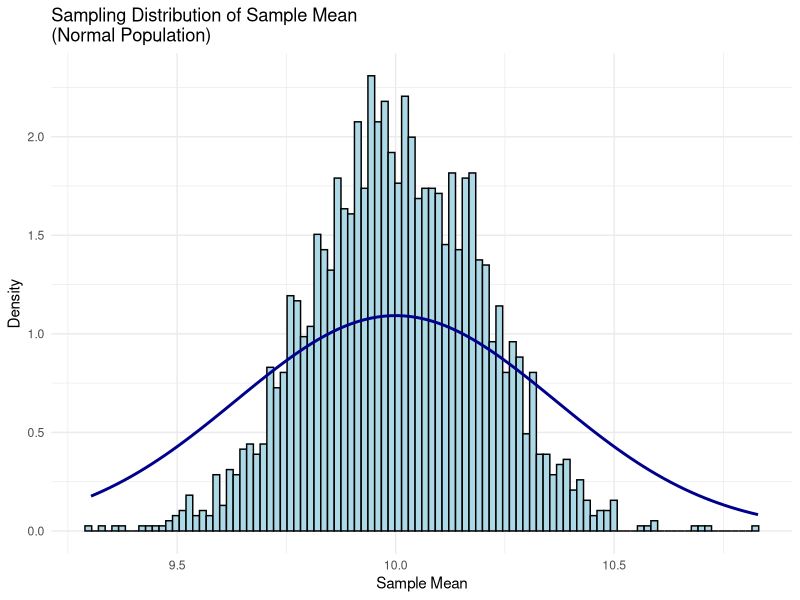
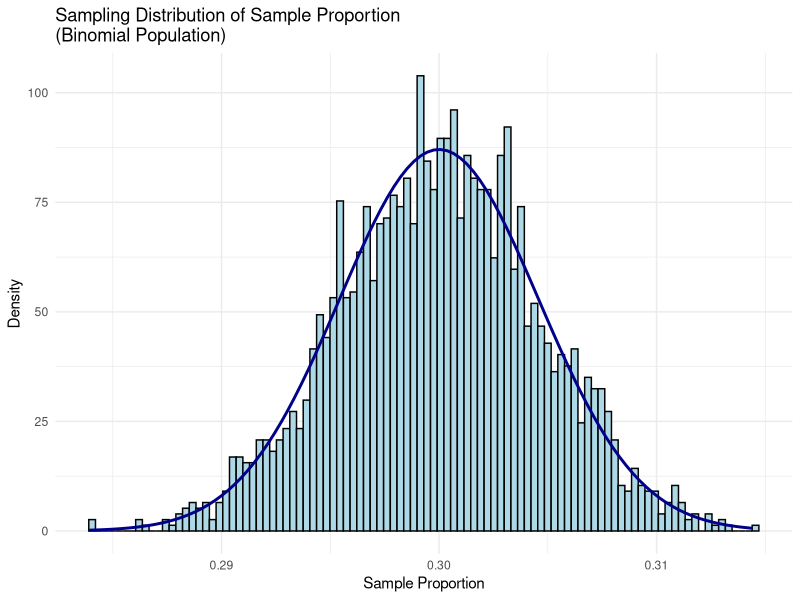
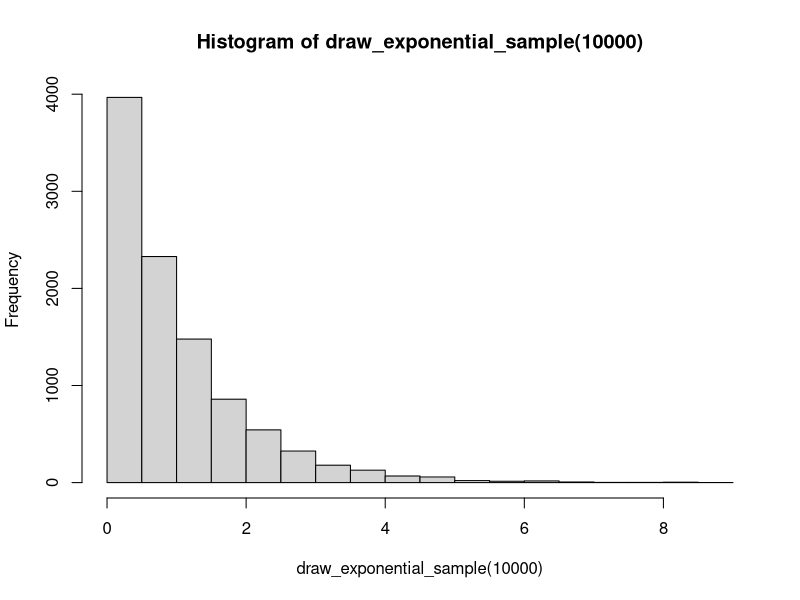
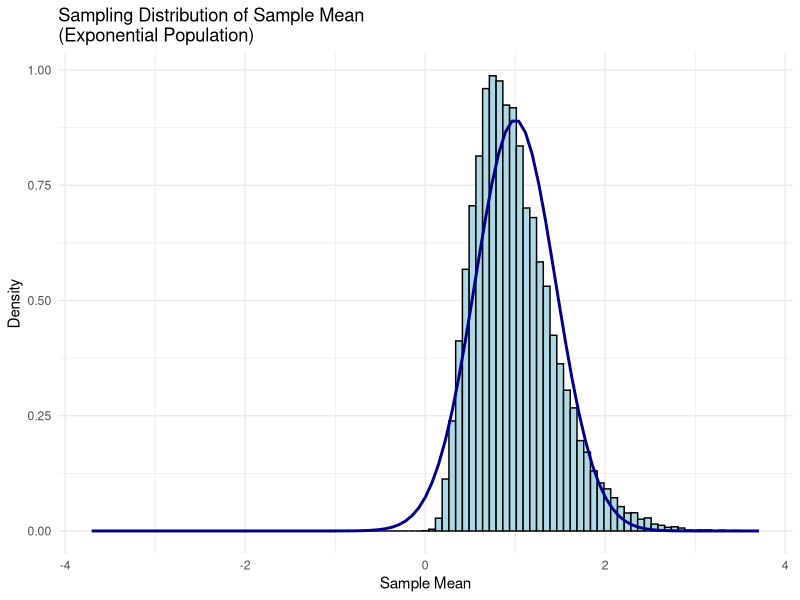
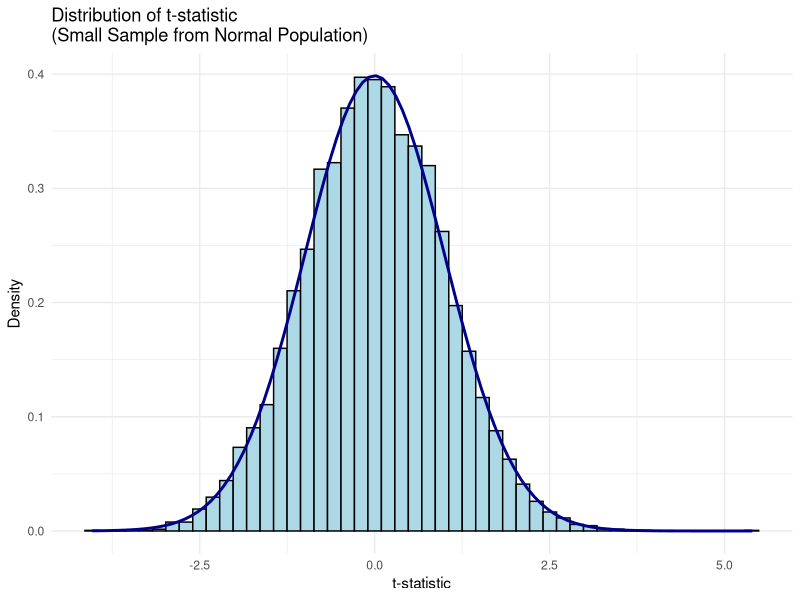
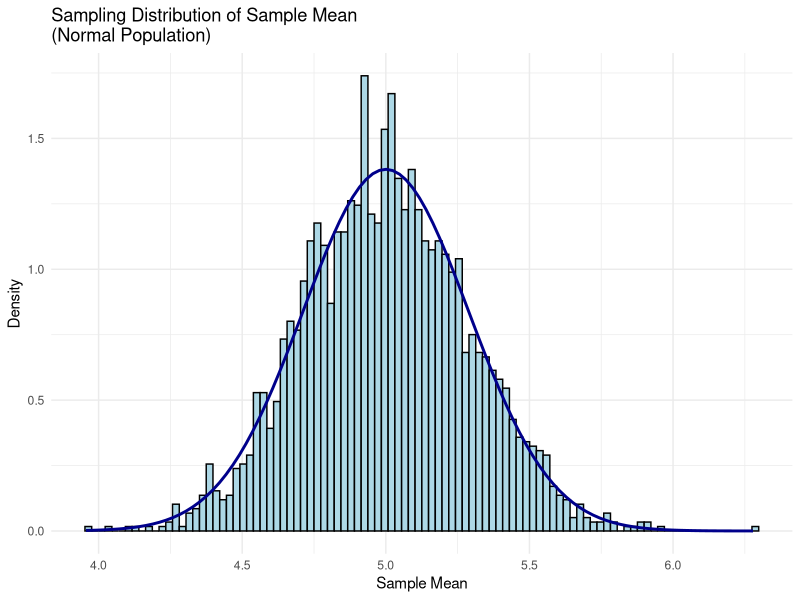
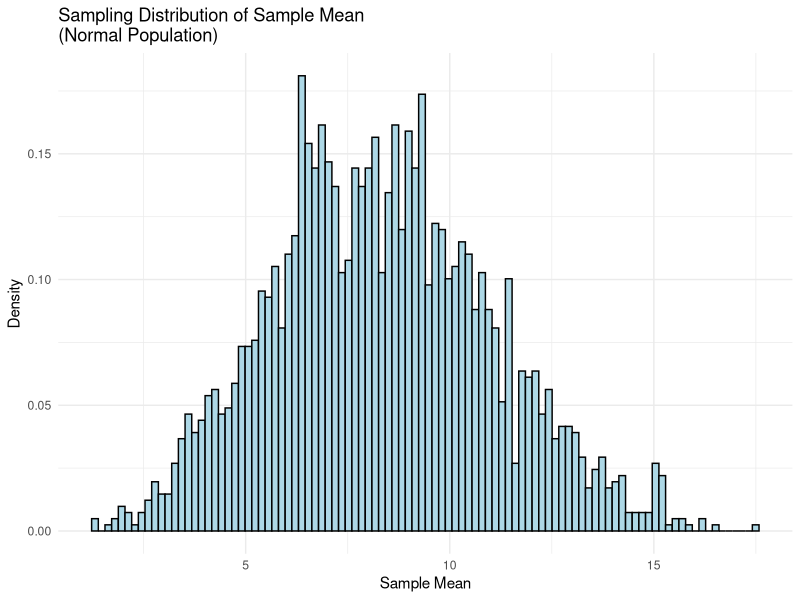
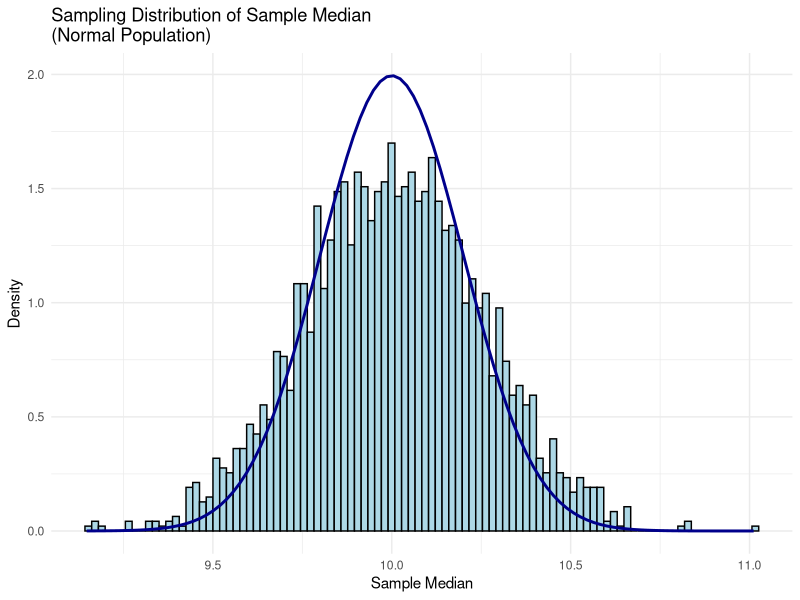

The R source for these figures, in order:
## ---- chunk 1
library(tidyverse)
## ---- chunk 2
## Helper function that will draw B samples using `draw_sample` and calcuating the statistic for each sample
## Returns the set of statistics generated
simulate_sampling_distribution <- function(
  N,
  draw_sample,
  calculate_statistic,
  B = 2500
) {
  # Create a vector to store the statistics
  statistics <- numeric(B)

  # Run B simulations
  for (i in 1:B) {
    # Draw a sample of size N
    x <- draw_sample(N)

    # Calculate the statistic and store it
    statistics[i] <- calculate_statistic(x)
  }

  return(statistics)
}
## ---- chunk 3
## Sample from normal function
draw_normal_sample <- function(N) {
  rnorm(N, mean = 10, sd = 2)
}

## Calculate the sample mean
calculate_sample_mean <- function(x) {
  mean(x)
}


## Run simulation and analyze results
set.seed(123)
normal_means <- simulate_sampling_distribution(
  N = 100,
  draw_sample = draw_normal_sample,
  calculate_statistic = calculate_sample_mean,
  B = 2500
)

## Plot the sampling distribution
ggplot() +
  ## empirical sampling distribution
  geom_histogram(
    aes(x = normal_means, y = after_stat(density)),
    fill = "lightblue",
    color = "black",
    bins = 100
  ) +
  ## theoretical sampling distribution
  stat_function(
    fun = function(x) dnorm(x, mean = 10, sd = 2 / sqrt(30)),
    color = "darkblue",
    linewidth = 1
  ) +
  labs(
    title = "Sampling Distribution of Sample Mean\n(Normal Population)",
    x = "Sample Mean",
    y = "Density"
  ) +
  theme_minimal()
## ---- chunk 4
N <- 10000
p <- 0.3
draw_binomial_sample <- function(N) {
  rbinom(N, size = 1, prob = p) # Bernoulli trials with probability of success = 0.3
}

# Notes ####
if (FALSE) {
  "Why would a distribution not be normal? small sample size. 
  N moves the distribution from binomial to normal n > 30 typically
  B does not change the distribuion, it just draws more or less from the same distribution"}

calculate_sample_proportion <- function(sample_data) {
  mean(sample_data) # For 0/1 data, mean = proportion
}

## Run simulation and analyze results
set.seed(456)
binomial_props <- simulate_sampling_distribution(
  N = N,
  draw_sample = draw_binomial_sample,
  calculate_statistic = calculate_sample_proportion,
  B = 2500
)

ggplot() +
  ## empirical sampling distribution
  geom_histogram(
    aes(x = binomial_props, y = after_stat(density)),
    fill = "lightblue",
    color = "black",
    bins = 100
  ) +
  ## theoretical sampling distribution
  stat_function(
    fun = function(x) dnorm(x, mean = p, sd = sqrt(p * (1 - p) / N)),
    color = "darkblue",
    linewidth = 1
  ) +
  labs(
    title = "Sampling Distribution of Sample Proportion\n(Binomial Population)",
    x = "Sample Proportion",
    y = "Density"
  ) +
  theme_minimal()

## ---- chunk 5
## Define function for exponential distribution
draw_exponential_sample <- function(N) {
  rexp(N, rate = 1) # Mean = 1, variance = 1
}

## Example to see the distribution
hist(draw_exponential_sample(10000))
## ---- chunk 6
N = 5

## Run simulation and analyze results
set.seed(789)
exp_means <- simulate_sampling_distribution(
  N = N,
  draw_sample = draw_exponential_sample,
  calculate_statistic = calculate_sample_mean,
  B = 25000
)

# Summary of the sampling distribution
summary(exp_means)

## Plot the sampling distribution
ggplot() +
  ## empirical sampling distribution
  geom_histogram(
    aes(x = exp_means, y = after_stat(density)),
    fill = "lightblue",
    color = "black",
    bins = 100
  ) +
  ## theoretical sampling distribution
  stat_function(
    fun = dnorm,
    args = list(mean = 1, sd = 1 / sqrt(N)),
    color = "darkblue",
    linewidth = 1
  ) +
  scale_x_continuous(
    limits = c(-max(abs(exp_means)), max(abs(exp_means)))
  ) + 
  labs(
    title = "Sampling Distribution of Sample Mean\n(Exponential Population)",
    x = "Sample Mean",
    y = "Density"
  ) +
  theme_minimal()
## ---- chunk 7
N = 300

## Define t-statistic function
calculate_t_statistic <- function(sample_data) {
  n <- length(sample_data)
  sample_mean <- mean(sample_data)
  sample_sd <- sd(sample_data)
# two estimates 

  # t-statistic: (x̄ - μ) / (s/√n)
  # Here we test against true mean = 10
  (sample_mean - 10) / (sample_sd / sqrt(n))
}
# estimated standard deviation of the sample distribution
# (sample_sd / sqrt(n)) == standard error 
# dividing a normal distribution by another normal distribution

## Run t-distribution simulation
set.seed(1111) # random number generators work better with large values - doesn't matter but does matter 
t_stats <- simulate_sampling_distribution(
  N = N, # Small sample size
  draw_sample = draw_normal_sample,
  calculate_statistic = calculate_t_statistic,
  B = 10000
)

## Plot t-statistics
ggplot() +
  ## empirical sampling distribution
  geom_histogram(
    aes(x = t_stats, y = after_stat(density)),
    fill = "lightblue",
    color = "black",
    bins = 50
  ) +
  ## theoretical sampling distribution
  stat_function(
    fun = function(x) dt(x, df = N - 1),
    color = "darkblue",
    linewidth = 1
  ) +
  labs(
    title = "Distribution of t-statistic\n(Small Sample from Normal Population)",
    x = "t-statistic",
    y = "Density",
  ) +
  theme_minimal()
## ---- chunk 8

N = 100

## Sample from uniform function
draw_uniform_sample <- function(N) {
  runif(N, min = 0, max = 10)
}

## Calculate the sample mean
calculate_sample_mean <- function(x) {
  mean(x)
}

## Run simulation and analyze results
set.seed(20260120)
uniform_means <- simulate_sampling_distribution(
  N = N,
  draw_sample = draw_uniform_sample,
  calculate_statistic = calculate_sample_mean,
  B = 2500
)

## Plot the sampling distribution
ggplot() +
  ## empirical sampling distribution
  geom_histogram(
    aes(x = uniform_means, y = after_stat(density)),
    fill = "lightblue",
    color = "black",
    bins = 100
  ) +
  ## theoretical sampling distribution
  stat_function(
    fun = function(x) dnorm(x, mean = 5, sd = 2.886751 / sqrt(N)),
    color = "darkblue",
    linewidth = 1
  ) +
  labs(
    title = "Sampling Distribution of Sample Mean\n(Normal Population)",
    x = "Sample Mean",
    y = "Density"
  ) +
  theme_minimal()

# Compare the sampling distribution to the theoretical normal distribution.

## ---- chunk 9
N = 10

## Sample from normal function
draw_uniform_sample <- function(N) {
  runif(N, min = 0, max = 10)
}

## Calculate the sample mean
calculate_sample_mean <- function(x) {
  mean(x)
}

## Calculate variance
calculate_sample_variance <- function(x) {
    var(x)
}

## Run simulation and analyze results
set.seed(20260120)
uniform_means <- simulate_sampling_distribution(
  N = N,
  draw_sample = draw_uniform_sample,
  calculate_statistic = calculate_sample_variance,
  B = 2500
)

## Plot the sampling distribution
ggplot() +
  ## empirical sampling distribution
  geom_histogram(
    aes(x = uniform_means, y = after_stat(density)),
    fill = "lightblue",
    color = "black",
    bins = 100
  ) +
  labs(
    title = "Sampling Distribution of Sample Mean\n(Normal Population)",
    x = "Sample Mean",
    y = "Density"
  ) +
  theme_minimal()

# Compare the sampling distribution to the theoretical normal distribution.
## ---- chunk 10
# Exercise 3

N = 100

## Sample from normal function
draw_normal_sample <- function(N) {
  rnorm(N, mean = 10, sd = 2)
}

## Calculate the sample mean
calculate_sample_median <- function(x) {
  median(x)
}


## Run simulation and analyze results
set.seed(123)
normal_median <- simulate_sampling_distribution(
  N = N,
  draw_sample = draw_normal_sample,
  calculate_statistic = calculate_sample_median,
  B = 2500
)

## Plot the sampling distribution
ggplot() +
  ## empirical sampling distribution
  geom_histogram(
    aes(x = normal_median, y = after_stat(density)),
    fill = "lightblue",
    color = "black",
    bins = 100
  ) +
  ## theoretical sampling distribution
  stat_function(
    fun = function(x) dnorm(x, mean = 10, sd = 2 / sqrt(N)),
    color = "darkblue",
    linewidth = 1
  ) +
  labs(
    title = "Sampling Distribution of Sample Median\n(Normal Population)",
    x = "Sample Median",
    y = "Density"
  ) +
  theme_minimal()
## ---- chunk 11
# Calculate the variance for both distributions
var_median <- var(normal_median)
var_mean   <- var(normal_means)

# Print the results
cat("Variance of the Sample Median:", var_median, "\n")
cat("Variance of the Sample Mean:  ", var_mean, "\n")

# Calculate the Relative Efficiency
# (If > 1, the mean is more efficient)
efficiency <- var_median / var_mean
print(paste("The median is", round(efficiency, 3), "times more variable than the mean."))
